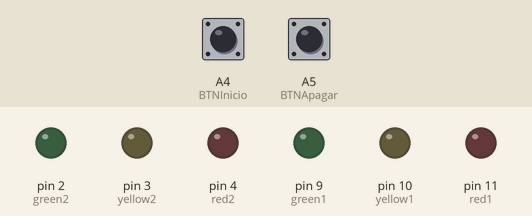
Bench run of a sketch on a simulated Arduino Uno, built with avr-gcc and run on an emulated ATmega328P. On the bench: output pins drawn as LEDs (lit = HIGH). The test bench sets the inputs (shaded band); at power-on: A4 (BTNInicio) LOW, A5 (BTNApagar) LOW.

Above: at 1.2 s.
1.3 s: A4 (BTNInicio) pulled HIGH for 0.15 s
At 2.1 s:
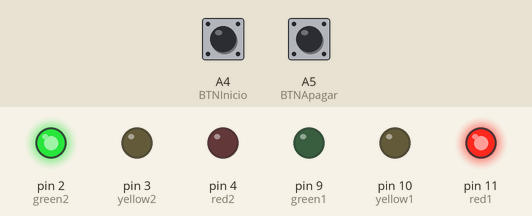
4.4 s: A5 (BTNApagar) pulled HIGH for 0.15 s
At 5.1 s:
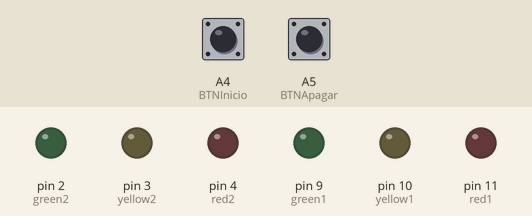
6.0 s: A4 (BTNInicio) pulled HIGH for 1 s
At 7.8 s:
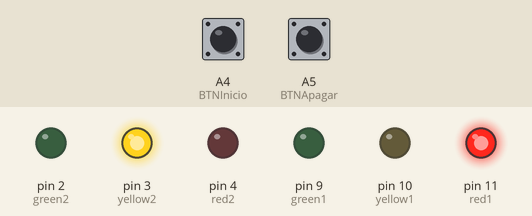
10.0 s: A5 (BTNApagar) pulled HIGH for 1 s
At 10.6 s:
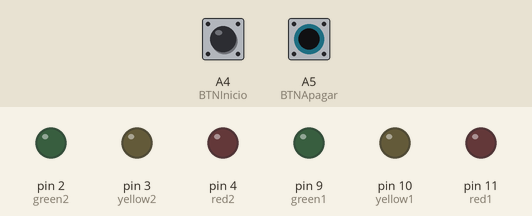
Timing chart, 0 to 13.0 s (numbered marks = the images above; inputs shaded):
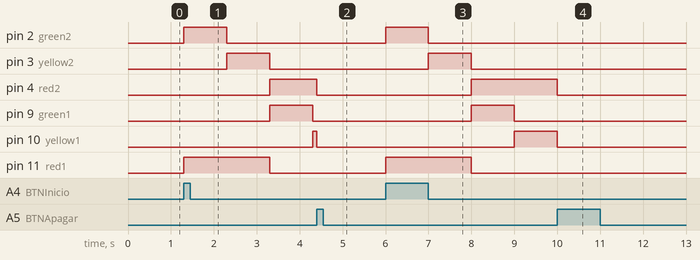

Measured:
- after the input at 1.3 s, pin 2 (green2): LOW → HIGH at once, → LOW 1.0 s later; pin 3 (yellow2): LOW → HIGH after 1.0 s, → LOW 1.0 s later; pin 4 (red2): LOW → HIGH after 2.0 s; pin 9 (green1): LOW → HIGH after 2.0 s, → LOW 1.0 s later; pin 10 (yellow1): LOW → HIGH after 3.0 s
- after the input at 4.4 s, pin 2 (green2), pin 11 (red1): stays LOW (without the input it goes to HIGH after 0.90 s); pin 4 (red2), pin 10 (yellow1): HIGH → LOW after 0.00 s instead of 0.90 s
- after the input at 6.0 s, pin 2 (green2): LOW → HIGH at once, → LOW 1.0 s later; pin 3 (yellow2): LOW → HIGH after 1.0 s, → LOW 1.0 s later; pin 4 (red2): LOW → HIGH after 2.0 s; pin 9 (green1): LOW → HIGH after 2.0 s, → LOW 1.0 s later; pin 10 (yellow1): LOW → HIGH after 3.0 s
- after the input at 10.0 s, pin 2 (green2), pin 11 (red1): stays LOW (without the input it goes to HIGH after 0.00 s); pin 3 (yellow2): stays LOW (without the input it goes to HIGH after 1.0 s); pin 4 (red2), pin 10 (yellow1): goes on until 10.0 s, then stays LOW; pin 9 (green1): stays LOW (without the input it goes to HIGH after 2.0 s)

The sketch:

Semaforo.ino
```cpp
int tiempoEspera = 1000;

//Botones
const int BTNInicio = A4;   // INICIARBTN
const int BTNApagar = A5;   // APAGARBTN

//leds
const int red1 = 11;
const int yellow1 = 10;
const int green1 = 9;

const int red2 = 4;
const int yellow2 = 3;
const int green2 = 2;

//Constantes
bool inicio = false;

void setup() {
  //SEMAFORO 1
  pinMode(red1, OUTPUT);    // Rojo
  pinMode(yellow1, OUTPUT); // Amarillo
  pinMode(green1, OUTPUT);  // Verde

  //SEMAFORO 2
  pinMode(red2, OUTPUT);
  pinMode(yellow2, OUTPUT);
  pinMode(green2, OUTPUT);

  //Botones
  pinMode(BTNInicio, INPUT);
  pinMode(BTNApagar, INPUT);
}

void loop() {
  int estadoBtnInicio = digitalRead(BTNInicio);
  int estadoBtnApagar = digitalRead(BTNApagar);

  // Verificación del botón para iniciar
  if (estadoBtnInicio && !estadoBtnApagar) {
    inicio = true;
  } else if (estadoBtnApagar) {
    inicio = false;
  }

  // Si está en modo "inicio", comienza el ciclo del semáforo
  if (inicio) {
    // Ciclo de los semáforos, pero se verifica constantemente el botón de apagado
    digitalWrite(red1, HIGH);   // rojo encendido
    digitalWrite(green2, HIGH);
    delayInterrumpible(tiempoEspera);

    digitalWrite(yellow2, HIGH);
    digitalWrite(green2, LOW);
    delayInterrumpible(tiempoEspera);

    digitalWrite(red2, HIGH);
    digitalWrite(green1, HIGH); // verde encendido
    digitalWrite(yellow2, LOW);
    digitalWrite(red1, LOW);    // rojo apagado
    delayInterrumpible(tiempoEspera);

    digitalWrite(yellow1, HIGH); // amarillo encendido
    digitalWrite(green1, LOW);   // verde apagado
    delayInterrumpible(tiempoEspera);

    digitalWrite(red2, LOW);
    digitalWrite(yellow1, LOW);  // amarillo apagado
  } else {
    // Si no está en modo inicio, apaga todos los LEDs
    apagarTodo();
  }
}

// Función para verificar constantemente el botón de apagado durante las demoras
void delayInterrumpible(int ms) {
  for (int i = 0; i < ms; i += 100) {
    if (digitalRead(BTNApagar)) {
      inicio = false;
      apagarTodo();
      break; // Detiene la función y sale del ciclo
    }
    delay(100); // Pequeñas pausas para que el botón pueda ser leído
  }
}

// Función para apagar todos los LEDs
void apagarTodo() {
  digitalWrite(red1, LOW);
  digitalWrite(yellow1, LOW);
  digitalWrite(green1, LOW);
  digitalWrite(red2, LOW);
  digitalWrite(yellow2, LOW);
  digitalWrite(green2, LOW);
}
```
